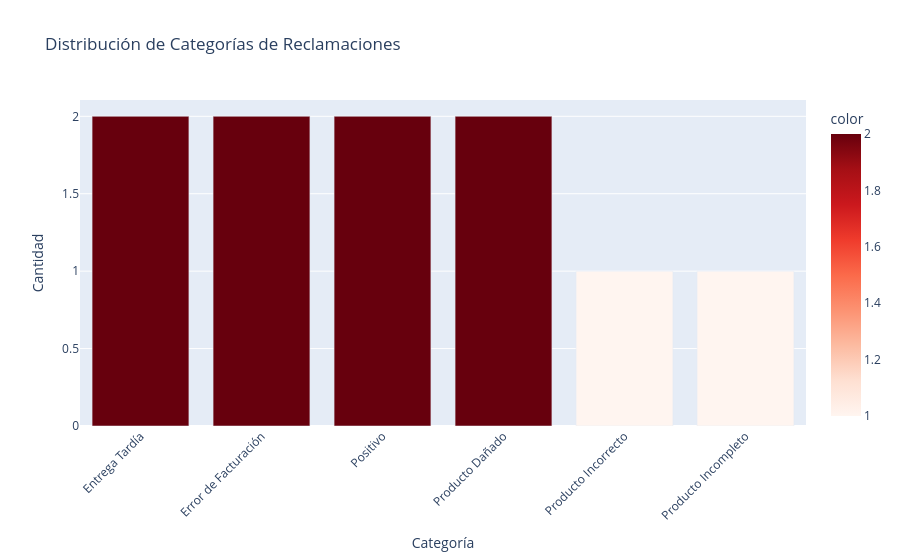

Write notebook code for a chart like this one.
### Markdown cell above
---

## 📊 Paso 5: Análisis de Categorías

**Concepto:** Distribución de problemas por tipo para identificar patrones sistémicos

**Tipo de gráfico:** Bar chart interactivo con Plotly

**Objetivo:** Responder "¿Cuál es el tipo más frecuente de problema?"

**Interpretación:**
- Si Entrega Tardía > 30% → Problema de logística/SLA
- Si Producto Dañado > 20% → Problema de empaque/manipulación
- Si Error Facturación > 15% → Problema de sistemas

### Code cell
# Distribución de categorías
category_counts = df_classified['category'].value_counts()

fig = px.bar(
    x=category_counts.index,
    y=category_counts.values,
    title="Distribución de Categorías de Reclamaciones",
    labels={'x': 'Categoría', 'y': 'Cantidad'},
    color=category_counts.values,
    color_continuous_scale='Reds'
)
fig.update_xaxes(tickangle=-45)
fig.show()

print("📊 Top Categorías:")
print(category_counts)

### Figure 1 — Plotly figure (JSON) as saved in the notebook; plotly's stock layout.template omitted (floating-point values rounded to 4 significant figures)
{"data": [{"hovertemplate": "Categoría=%{x}<br>Cantidad=%{y}<br>color=%{marker.color}<extra></extra>", "legendgroup": "", "marker": {"color": [2, 2, 2, 2, 1, 1], "coloraxis": "coloraxis", "pattern": {"shape": ""}}, "name": "", "orientation": "v", "showlegend": false, "textposition": "auto", "type": "bar", "x": ["Entrega Tardía", "Error de Facturación", "Positivo", "Producto Dañado", "Producto Incorrecto", "Producto Incompleto"], "xaxis": "x", "y": [2, 2, 2, 2, 1, 1], "yaxis": "y"}], "layout": {"barmode": "relative", "coloraxis": {"colorbar": {"title": {"text": "color"}}, "colorscale": [[0, "rgb(255,245,240)"], [0.125, "rgb(254,224,210)"], [0.25, "rgb(252,187,161)"], [0.375, "rgb(252,146,114)"], [0.5, "rgb(251,106,74)"], [0.625, "rgb(239,59,44)"], [0.75, "rgb(203,24,29)"], [0.875, "rgb(165,15,21)"], [1, "rgb(103,0,13)"]]}, "legend": {"tracegroupgap": 0}, "title": {"text": "Distribución de Categorías de Reclamaciones"}, "xaxis": {"anchor": "y", "domain": [0, 1], "tickangle": -45, "title": {"text": "Categoría"}}, "yaxis": {"anchor": "x", "domain": [0, 1], "title": {"text": "Cantidad"}}}}
